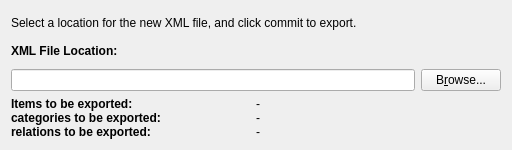
<?xml version="1.0" encoding="UTF-8"?>
<ui version="4.0">
 <class>ConfirmExportPage</class>
 <widget class="QWidget" name="ConfirmExportPage">
  <property name="geometry">
   <rect>
    <x>0</x>
    <y>0</y>
    <width>512</width>
    <height>150</height>
   </rect>
  </property>
  <property name="windowTitle">
   <string>Confirm Export Page</string>
  </property>
  <layout class="QGridLayout" name="gridLayout">
   <item row="1" column="1" colspan="3">
    <widget class="QLabel" name="labelDescription">
     <property name="text">
      <string>Select a location for the new XML file, and click commit to export.</string>
     </property>
     <property name="wordWrap">
      <bool>true</bool>
     </property>
    </widget>
   </item>
   <item row="4" column="1" colspan="2">
    <widget class="QLineEdit" name="lineFile">
     <property name="sizePolicy">
      <sizepolicy hsizetype="Expanding" vsizetype="Fixed">
       <horstretch>1</horstretch>
       <verstretch>0</verstretch>
      </sizepolicy>
     </property>
     <property name="text">
      <string/>
     </property>
     <property name="readOnly">
      <bool>true</bool>
     </property>
    </widget>
   </item>
   <item row="4" column="3">
    <widget class="QPushButton" name="buttonBrowse">
     <property name="text">
      <string>B&amp;rowse...</string>
     </property>
    </widget>
   </item>
   <item row="3" column="1" colspan="3">
    <widget class="QLabel" name="labelFile">
     <property name="layoutDirection">
      <enum>Qt::LeftToRight</enum>
     </property>
     <property name="text">
      <string>&lt;html&gt;&lt;head/&gt;&lt;body&gt;&lt;p&gt;&lt;span style=&quot; font-weight:600;&quot;&gt;XML File Location:&lt;/span&gt;&lt;/p&gt;&lt;/body&gt;&lt;/html&gt;</string>
     </property>
     <property name="alignment">
      <set>Qt::AlignLeading|Qt::AlignLeft|Qt::AlignVCenter</set>
     </property>
    </widget>
   </item>
   <item row="5" column="1" colspan="3">
    <layout class="QGridLayout" name="labelsLayout">
     <property name="spacing">
      <number>0</number>
     </property>
     <item row="0" column="1">
      <widget class="QLabel" name="labelItemsValue">
       <property name="text">
        <string>-</string>
       </property>
      </widget>
     </item>
     <item row="0" column="0">
      <widget class="QLabel" name="labelItems">
       <property name="text">
        <string>&lt;html&gt;&lt;head/&gt;&lt;body&gt;&lt;p&gt;&lt;span style=&quot; font-weight:600;&quot;&gt;Items to be exported:&lt;/span&gt;&lt;/p&gt;&lt;/body&gt;&lt;/html&gt;</string>
       </property>
      </widget>
     </item>
     <item row="1" column="1">
      <widget class="QLabel" name="labelCategoriesValue">
       <property name="text">
        <string>-</string>
       </property>
      </widget>
     </item>
     <item row="1" column="0">
      <widget class="QLabel" name="labelCategories">
       <property name="text">
        <string>&lt;html&gt;&lt;head/&gt;&lt;body&gt;&lt;p&gt;&lt;span style=&quot; font-weight:600;&quot;&gt;categories to be exported:&lt;/span&gt;&lt;/p&gt;&lt;/body&gt;&lt;/html&gt;</string>
       </property>
      </widget>
     </item>
     <item row="2" column="0">
      <widget class="QLabel" name="labelRelations">
       <property name="text">
        <string>&lt;html&gt;&lt;head/&gt;&lt;body&gt;&lt;p&gt;&lt;span style=&quot; font-weight:600;&quot;&gt;relations to be exported:&lt;/span&gt;&lt;/p&gt;&lt;/body&gt;&lt;/html&gt;</string>
       </property>
      </widget>
     </item>
     <item row="2" column="1">
      <widget class="QLabel" name="labelRelationsValue">
       <property name="text">
        <string>-</string>
       </property>
      </widget>
     </item>
    </layout>
   </item>
  </layout>
 </widget>
 <tabstops>
  <tabstop>lineFile</tabstop>
 </tabstops>
 <resources/>
 <connections/>
</ui>
